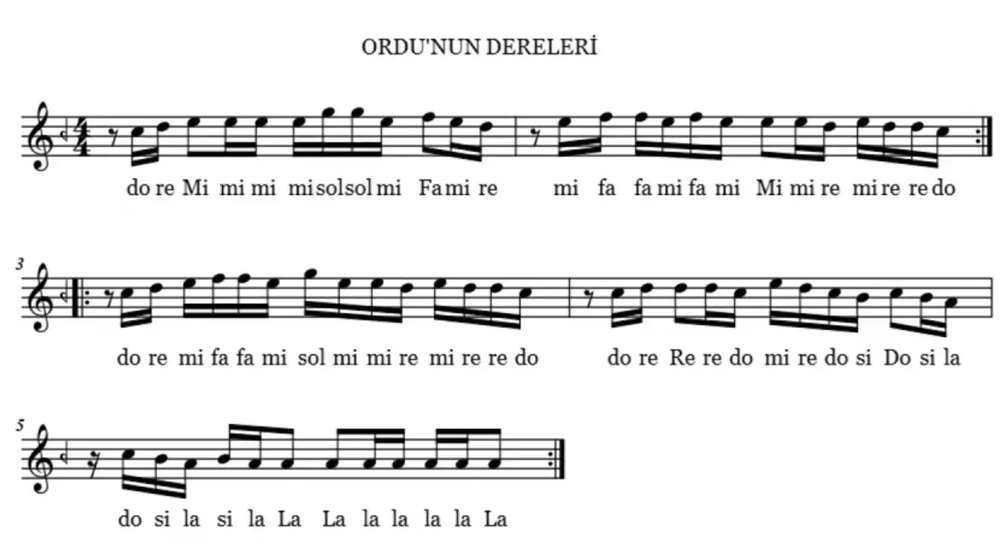
#> input picture türküler/ordunundereleri.png, 1000 x 553 px, shrunk from 1328 x 735 before the run, found by its file name
$ python detect_lines.py
#> lines starting #> are read from the running program, lines starting #| are printed output that depends on the picture; after the words box and inside, x2 and y2 are one past the last pixel; in counts of white or black regions, pixels touching at a corner belong together
import cv2
import numpy as np

image_path = "/home/berfin/Desktop/Projects/Music-Note-Detector/türküler/ordunundereleri.png"
img = cv2.imread(image_path)
#> img is the input picture: shape (553, 1000, 3); mean B, G, R 233, 232.9, 233
gray = cv2.cvtColor(img, cv2.COLOR_BGR2GRAY)

# Adaptive threshold to highlight staff lines
thresh = cv2.adaptiveThreshold(
    gray, 255, cv2.ADAPTIVE_THRESH_MEAN_C, cv2.THRESH_BINARY_INV, 15, 10
)
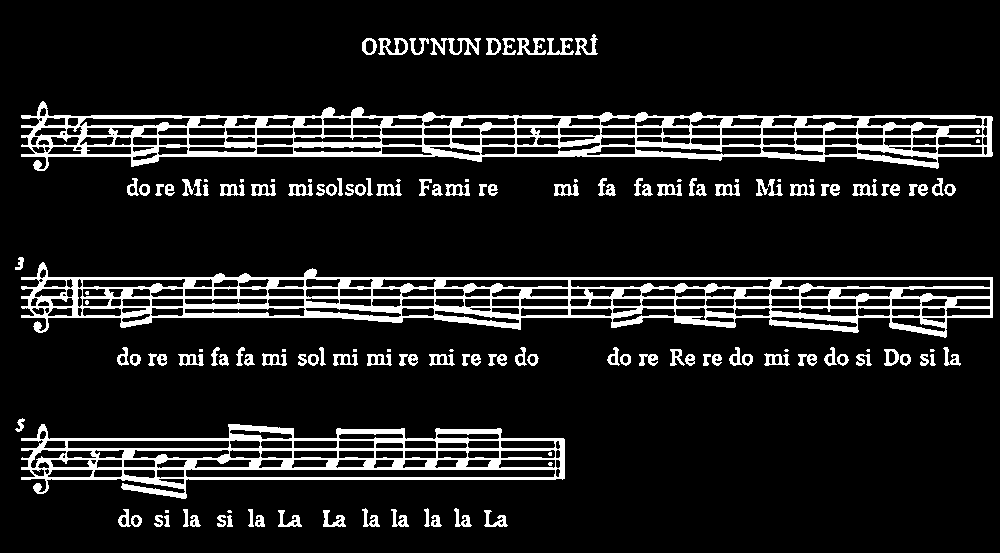
#> thresh: shape (553, 1000); 11.8% white; 145 white regions (28 under 20 px), largest, box (x1, y1, x2, y2) and area: (21, 262, 993, 338) 20602, (21, 101, 993, 171) 20078, (21, 424, 565, 499) 11570

# Morphological open to isolate horizontal lines
kernel = cv2.getStructuringElement(cv2.MORPH_RECT, (25, 1))
cleaned = cv2.morphologyEx(thresh, cv2.MORPH_OPEN, kernel, iterations=1)
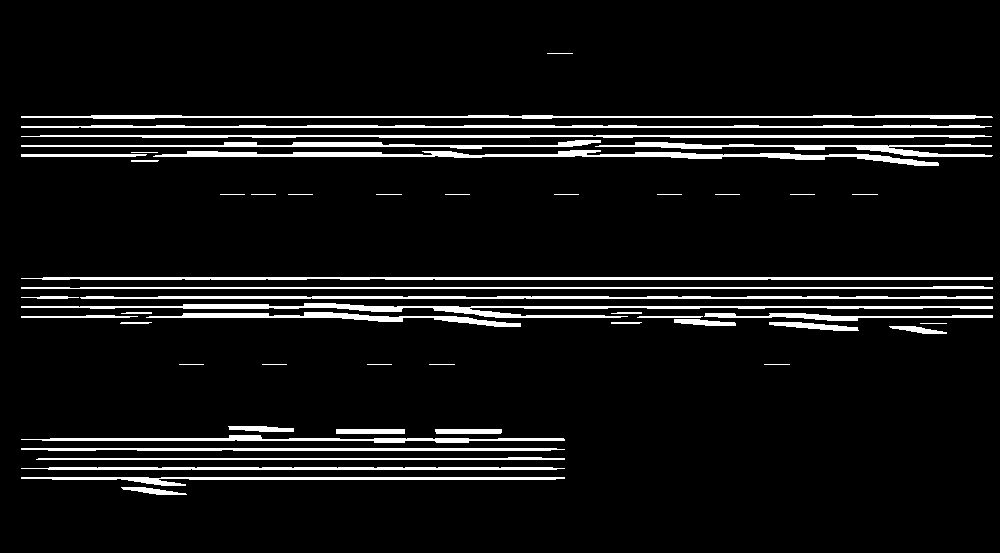
#> cleaned: shape (553, 1000); 7.1% white; 51 white regions

# Find contours
contours, _ = cv2.findContours(cleaned, cv2.RETR_EXTERNAL, cv2.CHAIN_APPROX_SIMPLE)
#> contours = 51 contours, 18 with area under 20; largest, box (x1, y1, x2, y2) and area: (153, 150, 939, 166) 2600, (21, 303, 993, 318) 2418, (21, 277, 993, 280) 1831, (80, 296, 993, 299) 1588, (21, 135, 992, 138) 1523

# Find Y positions of detected lines
line_y_positions = []
for cnt in contours:
    x, y, w, h = cv2.boundingRect(cnt)
    if h <= 4 and w > 100:
        line_y_positions.append(y)
#> this loop made 51 passes
#> (x, y, w, h) on passes 1, 2, 3, 4, 5, 6, 7, 9, 15, 17, 18, 19: (121, 487, 66, 8), (21, 477, 544, 9), (21, 467, 544, 3), (36, 457, 529, 3), (21, 448, 544, 3), (21, 435, 544, 8), (435, 429, 67, 5), (228, 426, 66, 6), (889, 326, 58, 8), (769, 322, 90, 9), (611, 322, 31, 2), (120, 322, 32, 2)
#> (cnt, x, y, w, h) on passes 8, 10, 11, 12, 13, 14: ([[336, 429], [336, 433], [404, 433], [404, 429]], 336, 429, 69, 5), ([[764, 364], [789, 364]], 764, 364, 26, 1), ([[429, 364], [454, 364]], 429, 364, 26, 1), ([[367, 364], [391, 364]], 367, 364, 25, 1), ([[262, 364], [286, 364]], 262, 364, 25, 1), ([[179, 364], [203, 364]], 179, 364, 25, 1)
#> after the loop, line_y_positions = [467, 457, 448, 315, 296, 286, 277, 154, 135, 125, 115]

# Cluster lines that are close in Y (e.g. ±4px)
line_y_positions = sorted(line_y_positions)
#> line_y_positions = [115, 125, 135, 154, 277, 286, 296, 315, 448, 457, 467]
grouped_lines = []
threshold = 4

for y in line_y_positions:
    if not grouped_lines:
        grouped_lines.append([y])
    elif abs(y - grouped_lines[-1][-1]) <= threshold:
        grouped_lines[-1].append(y)
    else:
        grouped_lines.append([y])
#> this loop made 11 passes
#> y on passes 1 to 11: 115, 125, 135, 154, 277, 286, 296, 315, 448, 457, 467
#> after the loop, grouped_lines = [[115], [125], [135], [154], [277], [286], [296], [315], [448], [457], [467]]

# Average Y position for each line
average_lines = [int(np.mean(group)) for group in grouped_lines]
#> average_lines has the same summary as line_y_positions

# Draw full horizontal lines
for y in average_lines:
    cv2.line(img, (0, y), (img.shape[1], y), (0, 255, 0), 1)
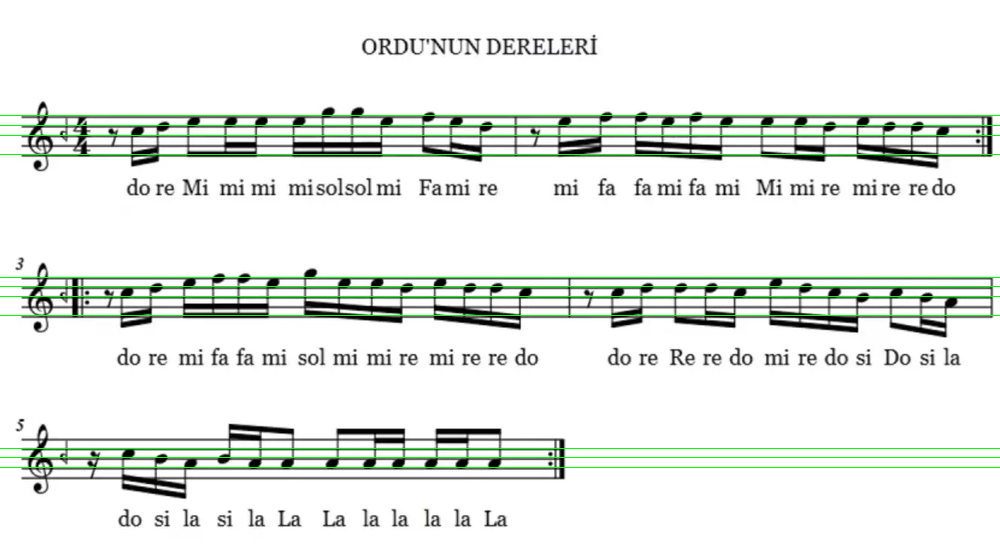
#> img: shape (553, 1000, 3); 1.99% of pixels changed, all inside (x1, y1, x2, y2) = (0, 115, 1000, 468)

cv2.imwrite("full_staff_lines.jpg", img)
print("🎼 Tüm portre çizgileri baştan sona çizildi ve 'full_staff_lines.jpg' olarak kaydedildi.")

$ run again, with türküler/erisindaglarinkari.png copied over türküler/ordunundereleri.png
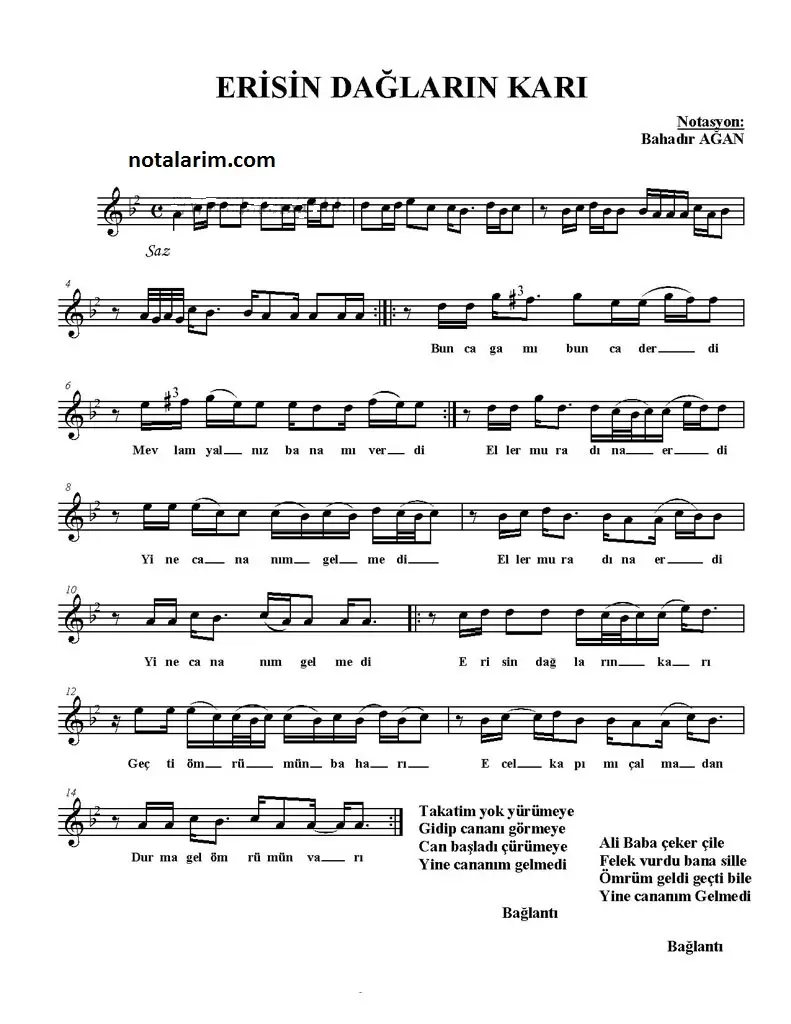
#> input picture türküler/erisindaglarinkari.png, 791 x 1024 px, found by its file name
#> img is the input picture: shape (1024, 791, 3); mean B, G, R 233.9, 233.9, 233.9
#> `thresh = cv2.adaptiveThreshold( gray, 255, cv2.ADAPTIVE_THRESH_MEAN_C,..`:
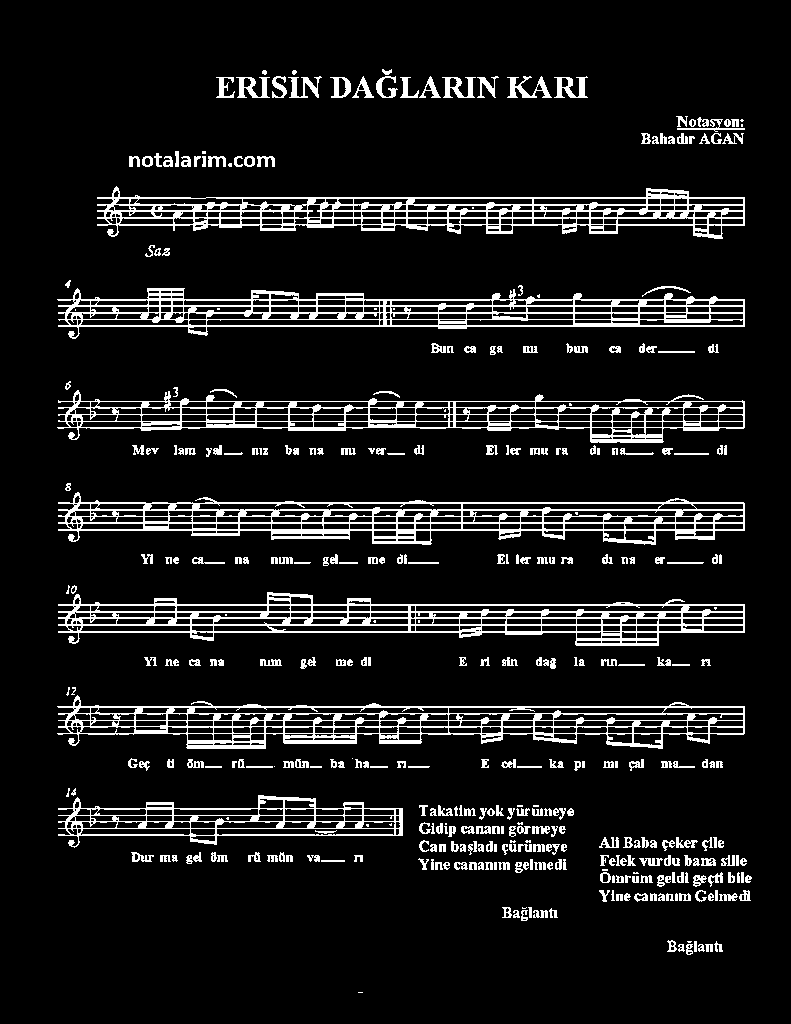
#> thresh: shape (1024, 791); 9.8% white; 383 white regions (40 under 20 px), largest, box (x1, y1, x2, y2) and area: (58, 492, 745, 545) 9963, (58, 592, 745, 646) 9740, (97, 186, 745, 239) 9605
#> cleaned: shape (1024, 791); 5.2% white in thin lines or dots, all inside (x1, y1, x2, y2) = (57, 128, 745, 842)
#> contours = 79 contours, 10 with area under 20; largest, box (x1, y1, x2, y2) and area: (58, 526, 745, 534) 1022, (58, 323, 745, 329) 876, (58, 631, 745, 635) 714, (58, 521, 745, 524) 690, (57, 706, 745, 708) 686
#> the loop `for cnt in contours:` made 79 passes
#> (x, y, w, h) on passes 2, 6, 8, 11, 12, 13, 14, 15: (58, 834, 345, 2), (58, 807, 345, 3), (258, 797, 58, 4), (186, 745, 80, 4), (606, 743, 57, 4), (379, 740, 43, 4), (283, 740, 74, 4), (187, 740, 79, 4)
#> after the loop `for cnt in contours:`: line_y_positions = 31 values, max 834 at index 0, min 195 at index 30, mean 506.6
#> `line_y_positions = sorted(line_y_positions)`: line_y_positions = 31 values from 195 to 834
#> the loop `for y in line_y_positions:` made 31 passes
#> y on passes 1 to 8: 195, 204, 204, 210, 210, 217, 224, 298
#> after the loop `for y in line_y_positions:`: grouped_lines = 29 items, first 6: [195], [204, 204], [210, 210], [217], [224], [298]
#> average_lines = 29 values from 195 to 834
#> the loop `for y in average_lines:` made 29 passes
#> after the loop `for y in average_lines:`:
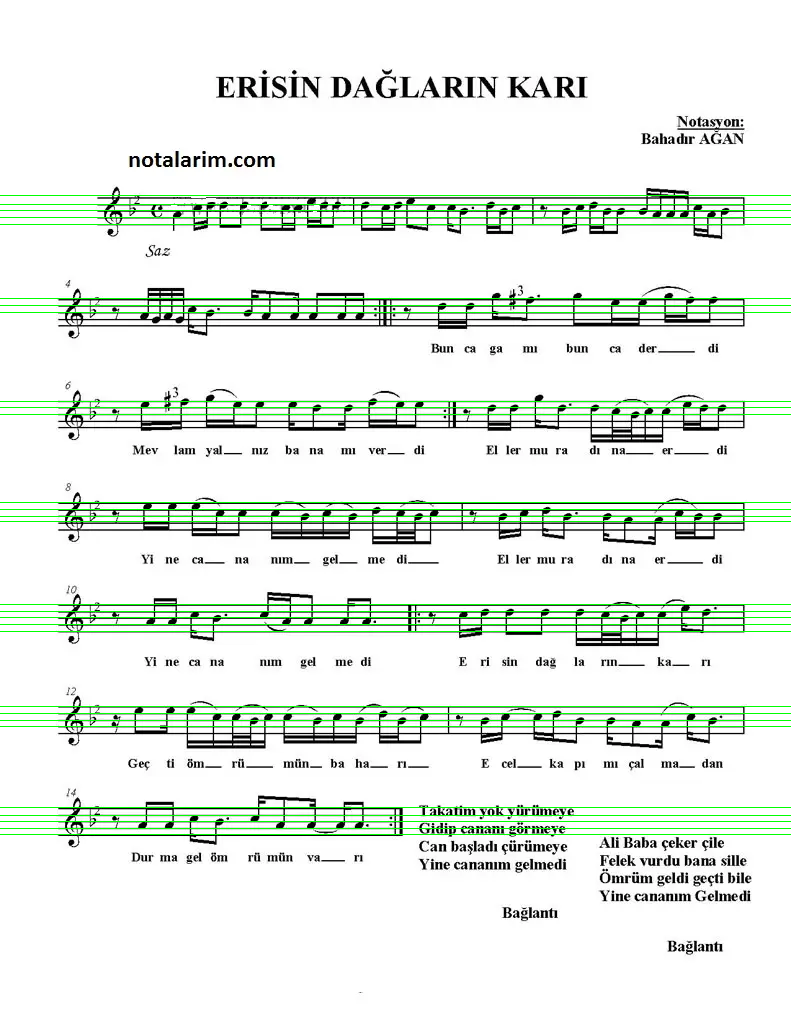
#> img: shape (1024, 791, 3); 2.83% of pixels changed, all inside (x1, y1, x2, y2) = (0, 195, 791, 835)
